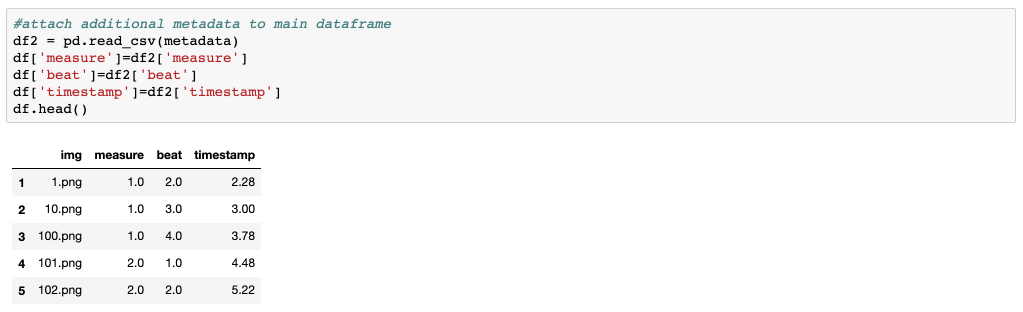
#> input picture ml_color_music_score-master/examples/append-metadata.png, 2046 x 624 px (shown at 1/2 size)
$ python -i manipulation.py   (imports and definitions only)
#> lines starting #> are read from the running program, lines starting #| are printed output that depends on the picture
import pickle
from basic_pitch.inference import predict
import numpy as np
import warnings
from skimage import io, transform, color, filters
from skimage.filters import roberts, scharr, prewitt, sobel

dims = (140, 90)

def image_manipulation(imname, imview=False):
#> called with imview = False
    dims = (140, 90)
    warnings.filterwarnings('ignore')
    print(imname)
    img_raw = io.imread(imname)
#> img_raw is the input picture: shape (624, 2046, 4); mean R, G, B, A 247.4, 247.1, 247.1, 255

    # Convert RGBA to RGB
    if img_raw.shape[2] == 4:
        img_raw = color.rgba2rgb(img_raw)
#> img_raw: shape (624, 2046, 3) float64

    downscaled = transform.resize(img_raw, (dims[0], dims[1]))  # Downscale image
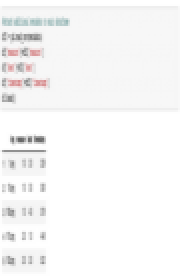
#> downscaled: shape (140, 90, 3) float64 (shown 2 times larger); mean R, G, B 0.97, 0.969, 0.969
    gray = filters.sobel(color.rgb2gray(downscaled))
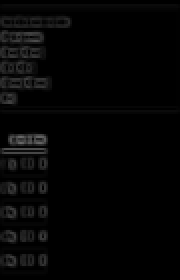
#> gray: shape (140, 90) float64 (shown 2 times larger); min 0, max 0.41, mean 0.0196
    edge_roberts = roberts(gray)
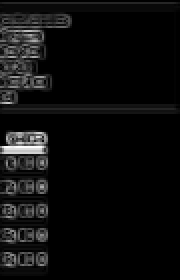
#> edge_roberts: shape (140, 90) float64 (shown 2 times larger); min 0, max 0.3, mean 0.0163; drawn with min black and max white
    edge_scharr = scharr(gray)
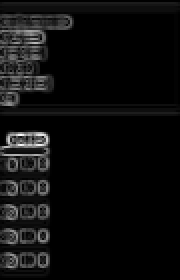
#> edge_scharr: shape (140, 90) float64 (shown 2 times larger); min 0, max 0.281, mean 0.0154; drawn with min black and max white
    edge_prewitt = prewitt(gray)
    edge_sobel = sobel(gray)
    diff_scharr_sobel = edge_roberts - edge_sobel
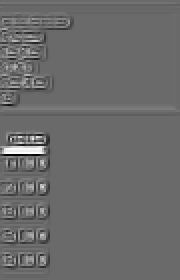
#> diff_scharr_sobel: shape (140, 90) float64 (shown 2 times larger); min -0.173, max 0.24, mean 0.00121; drawn with min black and max white

    if imview:
        io.imshow(diff_scharr_sobel)
        io.show()

    warnings.filterwarnings('always')
    return diff_scharr_sobel

>>> result = image_manipulation('../ml_color_music_score-master/examples/append-metadata.png')

$ run again, on ml_color_music_score-master/examples/csv-json-format.png
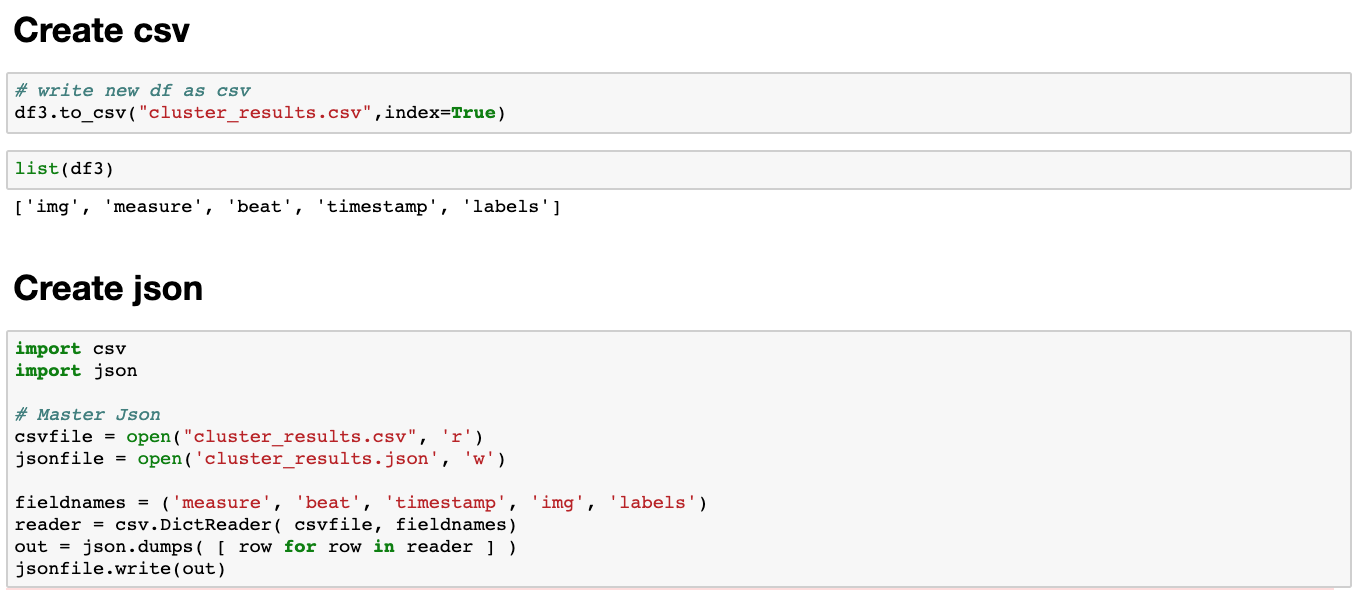
#> input picture ml_color_music_score-master/examples/csv-json-format.png, 1356 x 590 px
#> in image_manipulation, img_raw is the input picture: shape (590, 1356, 4); mean R, G, B, A 244.6, 244.2, 243.9, 255
#> img_raw: shape (590, 1356, 3) float64
#> in image_manipulation, `edge_scharr = scharr(gray)`:
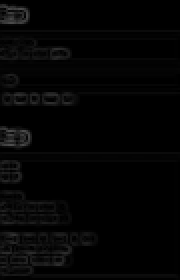
#> edge_scharr: shape (140, 90) float64 (shown 2 times larger); min 0, max 0.316, mean 0.0179
#> in image_manipulation, `diff_scharr_sobel = edge_roberts - edge_sobel`:
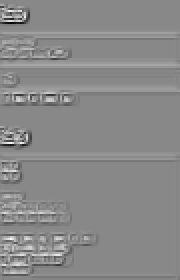
#> diff_scharr_sobel: shape (140, 90) float64 (shown 2 times larger); min -0.252, max 0.219, mean 0.00254; drawn with min black and max white

$ run again, on ml_color_music_score-master/examples/filenames-dataframe.png
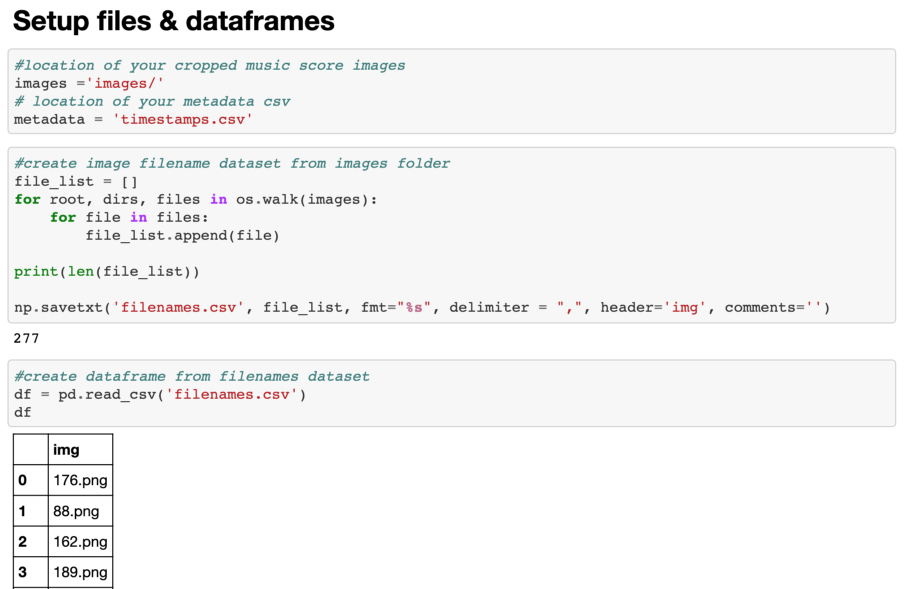
#> input picture ml_color_music_score-master/examples/filenames-dataframe.png, 1812 x 1178 px (shown at 1/2 size)
#> in image_manipulation, img_raw is the input picture: shape (1178, 1812, 4); mean R, G, B, A 244.3, 244.5, 244.4, 255
#> img_raw: shape (1178, 1812, 3) float64
#> in image_manipulation, `edge_scharr = scharr(gray)`:
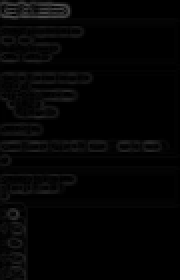
#> edge_scharr: shape (140, 90) float64 (shown 2 times larger); min 0, max 0.324, mean 0.0178
#> in image_manipulation, `diff_scharr_sobel = edge_roberts - edge_sobel`:
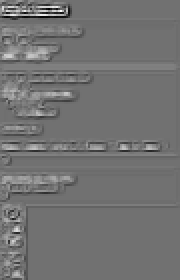
#> diff_scharr_sobel: shape (140, 90) float64 (shown 2 times larger); min -0.189, max 0.237, mean 0.00272; drawn with min black and max white
